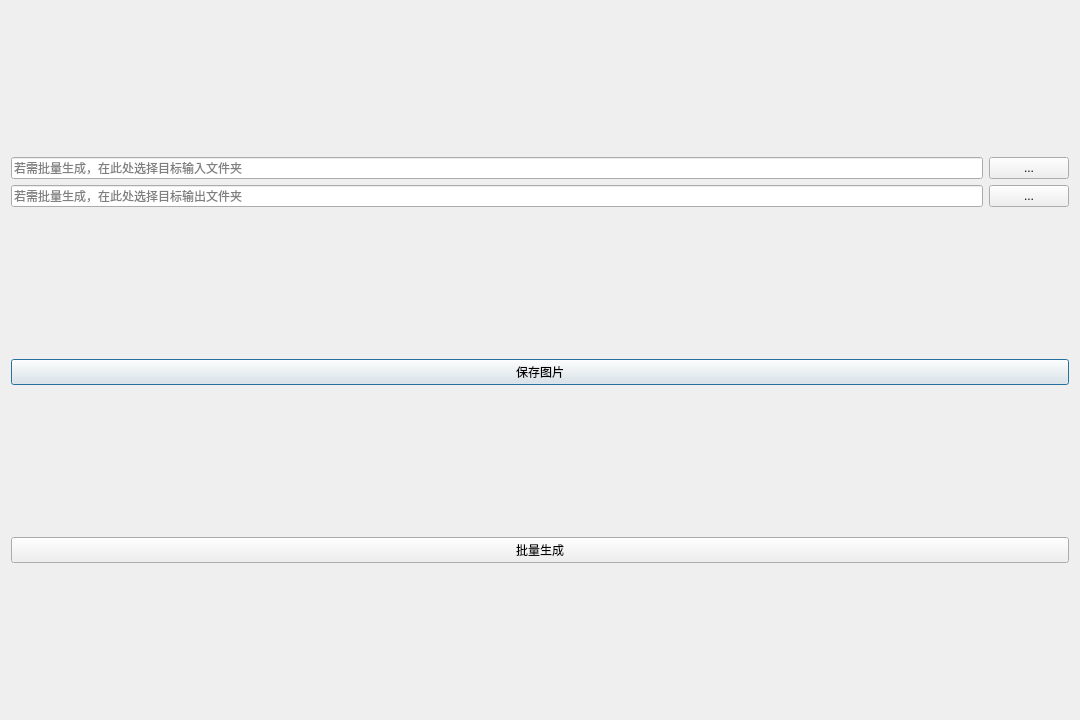
<?xml version="1.0" encoding="UTF-8"?>
<ui version="4.0">
 <class>Dialog</class>
 <widget class="QDialog" name="Dialog">
  <property name="geometry">
   <rect>
    <x>0</x>
    <y>0</y>
    <width>1080</width>
    <height>720</height>
   </rect>
  </property>
  <property name="minimumSize">
   <size>
    <width>1080</width>
    <height>720</height>
   </size>
  </property>
  <property name="maximumSize">
   <size>
    <width>1080</width>
    <height>720</height>
   </size>
  </property>
  <property name="windowTitle">
   <string>图形处理工具</string>
  </property>
  <property name="windowIcon">
   <iconset>
    <normaloff>favicon.ico</normaloff>favicon.ico</iconset>
  </property>
  <layout class="QGridLayout" name="gridLayout_3">
   <item row="0" column="0">
    <layout class="QGridLayout" name="gridLayout_2">
     <item row="1" column="0">
      <layout class="QHBoxLayout" name="horizontalLayout"/>
     </item>
     <item row="4" column="0">
      <widget class="QPushButton" name="MakeSingleButton">
       <property name="text">
        <string>保存图片</string>
       </property>
      </widget>
     </item>
     <item row="5" column="0">
      <widget class="QPushButton" name="MakeMultipleButton">
       <property name="text">
        <string>批量生成</string>
       </property>
      </widget>
     </item>
     <item row="0" column="0">
      <layout class="QGridLayout" name="gridLayout">
       <item row="0" column="1">
        <widget class="QPushButton" name="InputFileButton">
         <property name="text">
          <string>...</string>
         </property>
        </widget>
       </item>
       <item row="1" column="1">
        <widget class="QPushButton" name="OutputFileButton">
         <property name="text">
          <string>...</string>
         </property>
        </widget>
       </item>
       <item row="0" column="0">
        <widget class="QLineEdit" name="InputAddress">
         <property name="placeholderText">
          <string>若需批量生成，在此处选择目标输入文件夹</string>
         </property>
        </widget>
       </item>
       <item row="1" column="0">
        <widget class="QLineEdit" name="OutputAddress">
         <property name="inputMask">
          <string/>
         </property>
         <property name="text">
          <string/>
         </property>
         <property name="placeholderText">
          <string>若需批量生成，在此处选择目标输出文件夹</string>
         </property>
        </widget>
       </item>
      </layout>
     </item>
    </layout>
   </item>
  </layout>
 </widget>
 <resources/>
 <connections/>
</ui>
